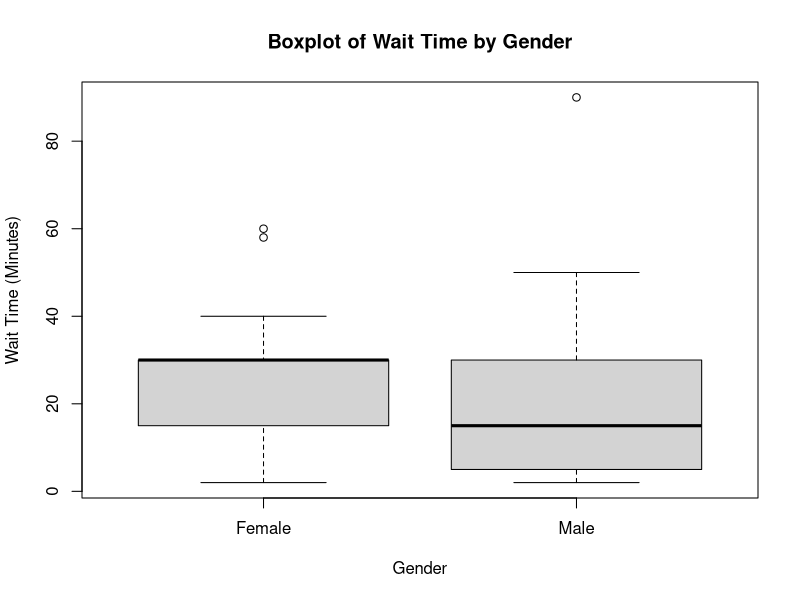

Write the R code that produced this figure.
#1 
visit = read.csv("Telemedicine_extract.csv")
#2--------------------------------------------

#a

#------------------------------
#b

t.test(visit$WaitMinutes~visit$Gender, data=visit)

#p-value = 0.5455
#we do not have evidence that suggests wait minutes is effected by gender

#---------------------------------
#c
summary(lm(visit$WaitMinutes~visit$Gender,data=visit))

#p-value: 0.5617
# No evidence that suggests gender has a strong relationship with waiting time

#------------------
#d
boxplot(visit$WaitMinutes~visit$Gender, data=visit, 
        main = "Boxplot of Wait Time by Gender",
        xlab="Gender", 
        ylab="Wait Time (Minutes)")

dev.off()
